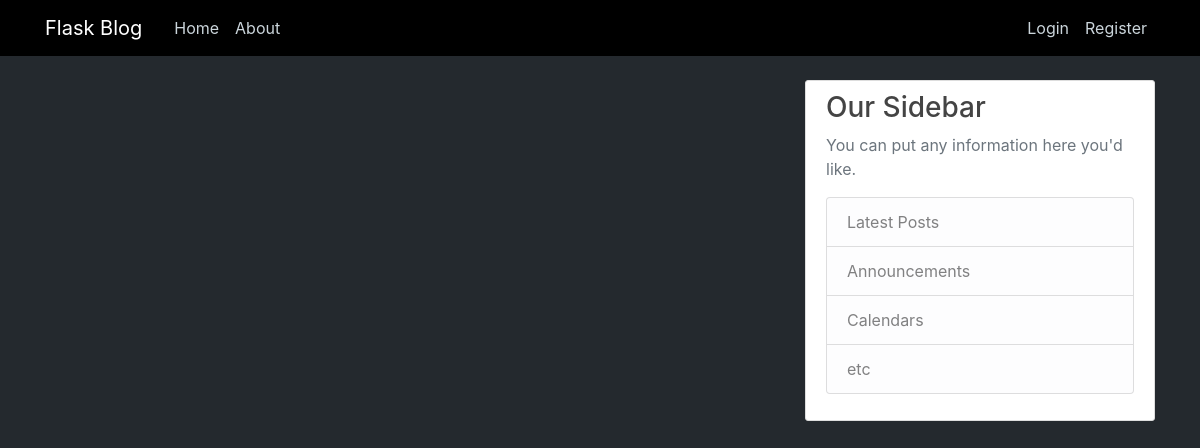
The app's page /home, older data.
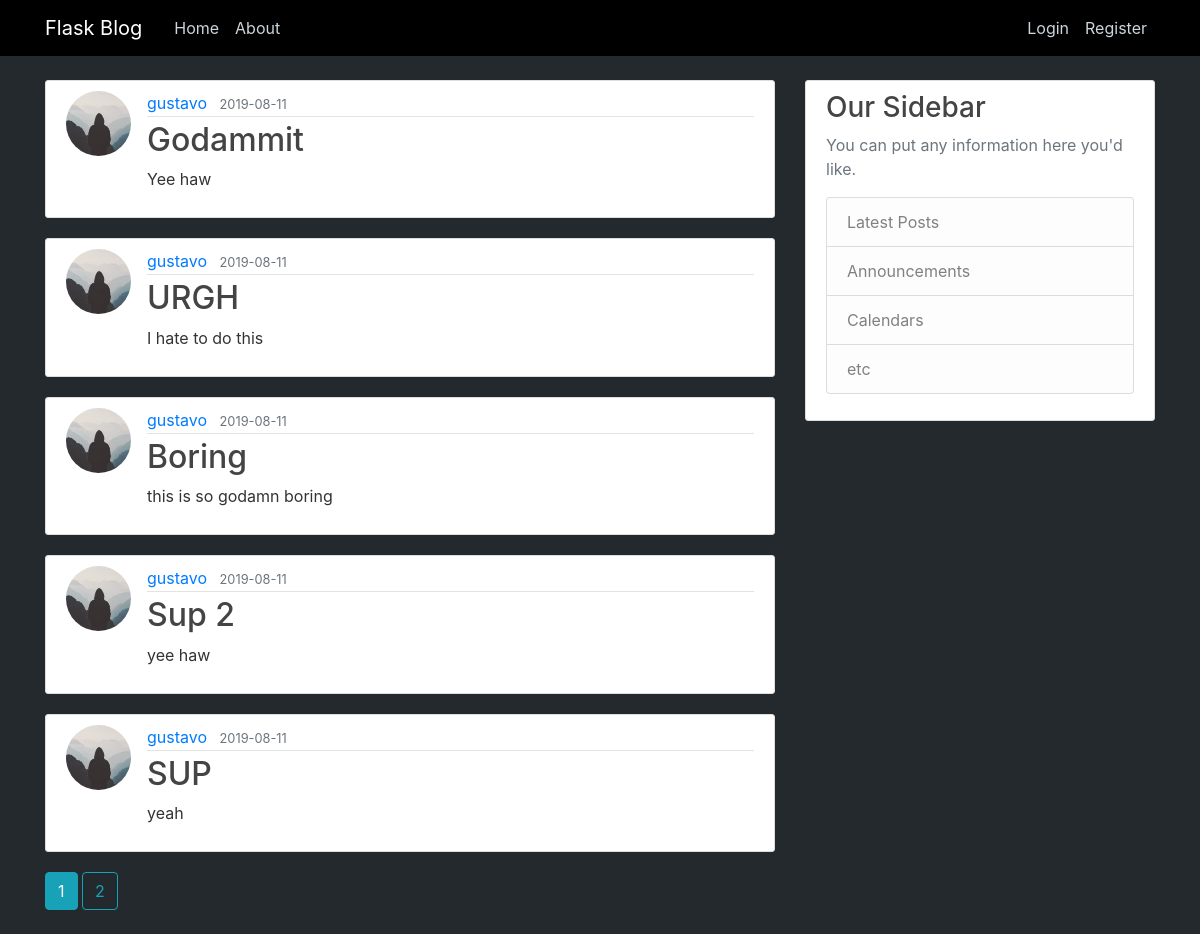
The same page, newer data.
### flaskblog/posts/models.py (models this page shows, shortened)
class Post(db.Model):
    id = db.Column(db.Integer, primary_key=True, autoincrement=True)
    title = db.Column(db.String(100), nullable=False)
    date_posted = db.Column(db.DateTime, nullable=False, default=datetime.utcnow)
    content = db.Column(db.Text, nullable=False)
    user_id = db.Column(db.Integer, db.ForeignKey('user.id'), nullable=False)

### flaskblog/users/models.py (models this page shows, shortened)
class User(db.Model, UserMixin):
    id = db.Column(db.Integer, primary_key=True, autoincrement=True)
    username = db.Column(db.String(20), unique=True, nullable=False)
    email = db.Column(db.String(120), unique=True, nullable=False)
    image_file = db.Column(db.String(20), nullable=False, default='default.jpg')
    password = db.Column(db.String(60), nullable=False)
    posts = db.relationship('Post', backref='author', lazy=True)

### flaskblog/main/routes.py (the view)
@main.route('/')
@main.route('/home')
def home():
    page = request.args.get('page', 1, type=int)
    posts = Post.query.order_by(Post.date_posted.desc()).paginate(per_page=5, page=page)
    return render_template('home.html', posts=posts)

### flaskblog/templates/home.html
{% extends "layout.html" %}
{% block content %}
    {% for post in posts.items %}
        <article class="media content-section">
          <img class="rounded-circle article-img" src="{{ url_for('static', filename='profile_pics/' + post.author.image_file) }}">
          <div class="media-body">
            <div class="article-metadata">
              <a class="mr-2" href="{{ url_for('users.user_posts', username=post.author.username) }}">{{ post.author.username }}</a>
              <small class="text-muted">{{ post.date_posted.strftime('%Y-%m-%d') }}</small>
            </div>
            <h2><a class="article-title" href="{{ url_for('posts.post', post_id=post.id) }}">{{ post.title }}</a></h2>
            <p class="article-content">{{ post.content }}</p>
          </div>
        </article>
    {% endfor %}
    {% for page_num in posts.iter_pages(left_edge=1, right_edge=1, left_current=1, right_current=2) %}
      {% if page_num %}
        {% if posts.page == page_num %}
          <a class="btn btn-info mb-4" href="{{ url_for('main.home', page=page_num) }}">{{ page_num }}</a>
        {% else %}
          <a class="btn btn-outline-info mb-4" href="{{ url_for('main.home', page=page_num) }}">{{ page_num }}</a>
        {% endif %}
      {% else %}
        ...
      {% endif %}
    {% endfor %}
{% endblock content %}

### flaskblog/templates/layout.html (shortened to what this page needs)
<!DOCTYPE html>
<html>
<head>
    <link rel="stylesheet" href="https://maxcdn.bootstrapcdn.com/bootstrap/4.0.0/css/bootstrap.min.css">
    <link rel="stylesheet" type="text/css" href="{{ url_for('static', filename='css/main.css') }}">
</head>
<body>
    <header class="site-header">
      <nav class="navbar navbar-expand-md navbar-dark bg-steel fixed-top">
        <div class="container">
          <a class="navbar-brand mr-4" href="/">Flask Blog</a>
          <div class="collapse navbar-collapse" id="navbarToggle">
            <div class="navbar-nav mr-auto">
              <a class="nav-item nav-link" href="{{ url_for('main.home') }}">Home</a>
              <a class="nav-item nav-link" href="{{ url_for('main.about') }}">About</a>
            </div>
            <div class="navbar-nav">
              {% if current_user.is_authenticated %}
                <a class="nav-item nav-link" href="{{ url_for('posts.new_post') }}">New Post</a>
                <a class="nav-item nav-link" href="{{ url_for('users.account') }}">Account</a>
                <a class="nav-item nav-link" href="{{ url_for('users.logout') }}">Logout</a>
              {% else %}
                <a class="nav-item nav-link" href="{{ url_for('users.login') }}">Login</a>
                <a class="nav-item nav-link" href="{{ url_for('users.register') }}">Register</a>
              {% endif %}
            </div>
          </div>
        </div>
      </nav>
    </header>
    <main role="main" class="container">
      <div class="row">
        <div class="col-md-8">
          {% block content %}{% endblock %}
        </div>
        <div class="col-md-4">
          <div class="content-section">
            <h3>Our Sidebar</h3>
            <p class='text-muted'>You can put any information here you'd like.
              <ul class="list-group">
                <li class="list-group-item list-group-item-light">Latest Posts</li>
                <li class="list-group-item list-group-item-light">Announcements</li>
                <li class="list-group-item list-group-item-light">Calendars</li>
                <li class="list-group-item list-group-item-light">etc</li>
              </ul>
            </p>
          </div>
        </div>
      </div>
    </main>
</body>
</html>

### flaskblog/static/css/main.css (style rules this page uses)
body { background: #24292e; color: #333333; margin-top: 5rem; }
h1, h2, h3, h4, h5, h6 { color: #444444; }
.bg-steel { background-color: #000000; }
.site-header .navbar-nav .nav-link { color: #cbd5db; }
.content-section { background: #ffffff; padding: 10px 20px; border: 1px solid #dddddd; border-radius: 3px; margin-bottom: 20px; }
.article-title { color: #444444; }
.article-content { white-space: pre-line; }
.article-img { height: 65px; width: 65px; margin-right: 16px; }
.article-metadata { padding-bottom: 1px; margin-bottom: 4px; border-bottom: 1px solid #e3e3e3 }

Row changes from the older to the newer data that the page shows:
added Post: image_file (placeholder picture), author.username "gustavo", date_posted "2019-08-11", title "Godammit", content "Yee haw"
added Post: image_file (placeholder picture), author.username "gustavo", date_posted "2019-08-11", title "URGH", content "I hate to do this"
added Post: image_file (placeholder picture), author.username "gustavo", date_posted "2019-08-11", title "Boring", content "this is so godamn boring"
added Post: image_file (placeholder picture), author.username "gustavo", date_posted "2019-08-11", title "Sup 2", content "yee haw"
added Post: image_file (placeholder picture), author.username "gustavo", date_posted "2019-08-11", title "SUP", content "yeah"
Text that changed along with them:
new list line: "1"
new list line: "2"
